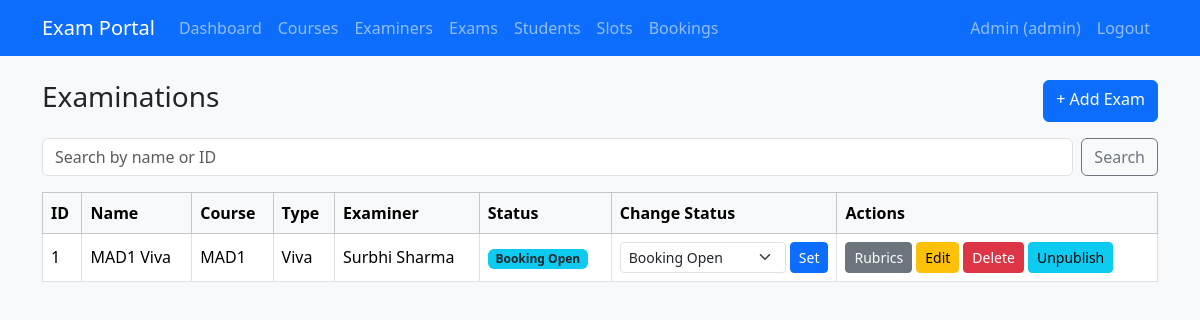
/admin/exams (signed in), run on the app's committed database.
### models.py (models this page shows)
class User(UserMixin, db.Model):
    id = db.Column(db.Integer, primary_key=True)
    name = db.Column(db.String(100), nullable=False)
    email = db.Column(db.String(120), unique=True, nullable=False)
    password = db.Column(db.String(200), nullable=False)
    role = db.Column(db.String(20), nullable=False)  # admin / examiner / student
    contact = db.Column(db.String(20))
    department = db.Column(db.String(100))           # examiner ke liye
    is_approved = db.Column(db.Boolean, default=False)  # examiner approval
    is_active_user = db.Column(db.Boolean, default=True)

class Exam(db.Model):
    id = db.Column(db.Integer, primary_key=True)
    course_id = db.Column(db.Integer, db.ForeignKey('course.id'), nullable=False)
    examiner_id = db.Column(db.Integer, db.ForeignKey('user.id'))  # assigned examiner
    name = db.Column(db.String(100), nullable=False)
    exam_type = db.Column(db.String(30))   # Viva / Practical / Project Demo / Assessment
    duration = db.Column(db.Integer)       # minutes
    max_marks = db.Column(db.Integer)
    slot_create_start = db.Column(db.Date)
    slot_create_end = db.Column(db.Date)
    booking_start = db.Column(db.Date)
    booking_end = db.Column(db.Date)
    status = db.Column(db.String(20), default='Draft')
    results_published = db.Column(db.Boolean, default=False)
    course = db.relationship('Course')
    examiner = db.relationship('User')

class Course(db.Model):
    id = db.Column(db.Integer, primary_key=True)
    code = db.Column(db.String(20), unique=True, nullable=False)
    name = db.Column(db.String(100), nullable=False)
    description = db.Column(db.Text)
    status = db.Column(db.String(20), default='Active')

### app.py (the view)
@app.route('/admin/exams')
@role_required('admin')
def admin_exams():
    q = request.args.get('q', '').strip()
    query = Exam.query
    if q:
        if q.isdigit():
            query = query.filter(Exam.id == int(q))
        else:
            query = query.filter(Exam.name.ilike(f'%{q}%'))
    return render_template('admin/exams.html', exams=query.all(), q=q)

### app.py (called while the page is built)
@login_manager.user_loader
def load_user(user_id):
    return db.session.get(User, int(user_id))

def role_required(role):
    def decorator(f):
        @wraps(f)
        def wrapper(*args, **kwargs):
            if not current_user.is_authenticated:
                return redirect(url_for('login'))
            if current_user.role != role:
                flash('Access denied.', 'danger')
                return redirect(url_for('home'))
            return f(*args, **kwargs)
        return wrapper
    return decorator

### templates/admin/exams.html
{% extends 'base.html' %}
{% block content %}
<div class="d-flex justify-content-between mb-3">
    <h3>Examinations</h3>
    <a href="{{ url_for('add_exam') }}" class="btn btn-primary">+ Add Exam</a>
</div>
<form class="mb-3 d-flex gap-2" method="GET">
    <input type="text" name="q" value="{{ q }}" class="form-control" placeholder="Search by name or ID">
    <button class="btn btn-outline-secondary">Search</button>
</form>
<table class="table table-bordered bg-white align-middle">
    <thead class="table-light">
        <tr>
            <th>ID</th>
            <th>Name</th>
            <th>Course</th>
            <th>Type</th>
            <th>Examiner</th>
            <th>Status</th>
            <th>Change Status</th>
            <th>Actions</th>
        </tr>
    </thead>
    <tbody>
        {% for e in exams %}
        <tr>
            <td>{{ e.id }}</td>
            <td>{{ e.name }}</td>
            <td>{{ e.course.code }}</td>
            <td>{{ e.exam_type }}</td>
            <td>{{ e.examiner.name if e.examiner else '-' }}</td>
            <td><span class="badge bg-info text-dark">{{ e.status }}</span></td>
            <td>
                <form method="POST" action="{{ url_for('exam_status', eid=e.id) }}" class="d-flex gap-1">
                    <select name="status" class="form-select form-select-sm">
                        {% for s in ['Draft','Slot Creation','Booking Open','Closed','Completed'] %}
                        <option {{ 'selected' if e.status==s }}>{{ s }}</option>
                        {% endfor %}
                    </select>
                    <button class="btn btn-sm btn-primary">Set</button>
                </form>
            </td>
            <td>
                <div class="d-flex gap-1">
                    <a href="{{ url_for('exam_rubrics', eid=e.id) }}" class="btn btn-sm btn-secondary">Rubrics</a>
                    <a href="{{ url_for('edit_exam', eid=e.id) }}" class="btn btn-sm btn-warning">Edit</a>
                    <form method="POST" action="{{ url_for('delete_exam', eid=e.id) }}">
                        <button class="btn btn-sm btn-danger">Delete</button>
                    </form>
                    <form method="POST" action="{{ url_for('publish_results', eid=e.id) }}">
                        <button class="btn btn-sm btn-info">{{ 'Unpublish' if e.results_published else 'Publish Results'
                            }}</button>
                    </form>
                </div>
            </td>
        </tr>
        {% else %}
        <tr>
            <td colspan="8" class="text-center">Koi exam nahi mila.</td>
        </tr>
        {% endfor %}
    </tbody>
</table>
{% endblock %}

### templates/base.html (shortened to what this page needs)
<!DOCTYPE html>
<html lang="en">
<head>
  <link href="https://cdn.jsdelivr.net/npm/bootstrap@5.3.3/dist/css/bootstrap.min.css" rel="stylesheet">
</head>
<body class="bg-light">
  <nav class="navbar navbar-expand navbar-dark bg-primary mb-4">
    <div class="container">
      <a class="navbar-brand" href="{{ url_for('home') }}">Exam Portal</a>
      {% if current_user.is_authenticated and current_user.role == 'admin' %}
      <ul class="navbar-nav me-auto">
        <li class="nav-item"><a class="nav-link" href="{{ url_for('admin_dashboard') }}">Dashboard</a></li>
        <li class="nav-item"><a class="nav-link" href="{{ url_for('admin_courses') }}">Courses</a></li>
        <li class="nav-item"><a class="nav-link" href="{{ url_for('admin_examiners') }}">Examiners</a></li>
        <li class="nav-item"><a class="nav-link" href="{{ url_for('admin_exams') }}">Exams</a></li>
        <li class="nav-item"><a class="nav-link" href="{{ url_for('admin_students') }}">Students</a></li>
        <li class="nav-item"><a class="nav-link" href="{{ url_for('admin_slots') }}">Slots</a></li>
        <li class="nav-item"><a class="nav-link" href="{{ url_for('admin_bookings') }}">Bookings</a></li>
      </ul>
      {% endif %}
      <ul class="navbar-nav ms-auto">
        {% if current_user.is_authenticated %}
        <li class="nav-item"><span class="nav-link">{{ current_user.name }} ({{ current_user.role }})</span></li>
        <li class="nav-item"><a class="nav-link" href="{{ url_for('logout') }}">Logout</a></li>
        {% else %}
        <li class="nav-item"><a class="nav-link" href="{{ url_for('login') }}">Login</a></li>
        <li class="nav-item"><a class="nav-link" href="{{ url_for('register') }}">Register</a></li>
        {% endif %}
      </ul>
    </div>
  </nav>
  <div class="container">
    {% block content %}{% endblock %}
  </div>
</body>
</html>

### data on the page
User: name "Admin", role "admin"
Exam: id "1", name "MAD1 Viva", course.code "MAD1", exam_type "Viva", examiner "Surbhi Sharma", status "Booking Open", results_published "Unpublish"

### other printed values
form field status "Booking Open"
